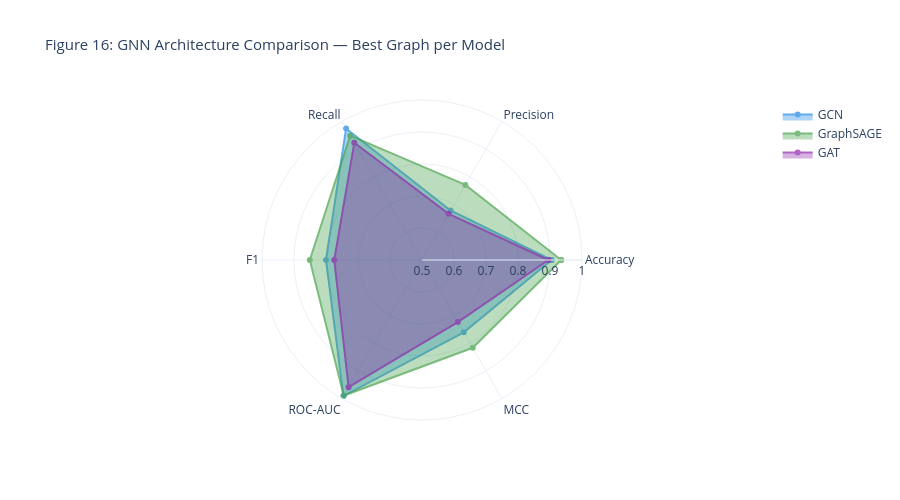

The cell this chart's notebook holds for it:
### Markdown cell above
### 6.1 GNN Performance Radar Chart (Plotly)

### Code cell
# ═══════════════════════════════════════════════════════════════════════
# GNN RADAR / SPIDER CHART — Plotly
# ═══════════════════════════════════════════════════════════════════════

# Best model per architecture
best_gnn = {}
for arch in ['GCN', 'GraphSAGE', 'GAT']:
    subset = gnn_metrics[gnn_metrics['Model'].str.startswith(arch)]
    best_row = subset.loc[subset['F1'].idxmax()]
    best_gnn[arch] = best_row

radar_metrics = ['Accuracy', 'Precision', 'Recall', 'F1', 'ROC-AUC', 'MCC']

fig = go.Figure()
for arch, row in best_gnn.items():
    values = [row[m] for m in radar_metrics] + [row[radar_metrics[0]]]
    fig.add_trace(go.Scatterpolar(
        r=values,
        theta=radar_metrics + [radar_metrics[0]],
        fill='toself', name=arch,
        line=dict(color=MODEL_COLORS[arch], width=2),
        opacity=0.7,
    ))

fig.update_layout(
    polar=dict(
        radialaxis=dict(visible=True, range=[0.5, 1.0]),
    ),
    title='Figure 16: GNN Architecture Comparison — Best Graph per Model',
    title_font_size=15,
    template='plotly_white', height=500,
    showlegend=True,
)
fig.show()

### Figure 1 — Plotly figure (JSON) as saved in the notebook; plotly's stock layout.template omitted (floating-point values rounded to 4 significant figures)
{"data": [{"fill": "toself", "line": {"color": "#1E88E5", "width": 2}, "name": "GCN", "opacity": 0.7, "r": [0.905, 0.6786, 0.9744, 0.8, 0.9909, 0.7611, 0.905], "theta": ["Accuracy", "Precision", "Recall", "F1", "ROC-AUC", "MCC", "Accuracy"], "type": "scatterpolar"}, {"fill": "toself", "line": {"color": "#43A047", "width": 2}, "name": "GraphSAGE", "opacity": 0.7, "r": [0.935, 0.7708, 0.9487, 0.8506, 0.9892, 0.8167, 0.935], "theta": ["Accuracy", "Precision", "Recall", "F1", "ROC-AUC", "MCC", "Accuracy"], "type": "scatterpolar"}, {"fill": "toself", "line": {"color": "#8E24AA", "width": 2}, "name": "GAT", "opacity": 0.7, "r": [0.895, 0.6667, 0.9231, 0.7742, 0.9588, 0.724, 0.895], "theta": ["Accuracy", "Precision", "Recall", "F1", "ROC-AUC", "MCC", "Accuracy"], "type": "scatterpolar"}], "layout": {"height": 500, "polar": {"radialaxis": {"range": [0.5, 1], "visible": true}}, "showlegend": true, "title": {"font": {"size": 15}, "text": "Figure 16: GNN Architecture Comparison — Best Graph per Model"}}}
